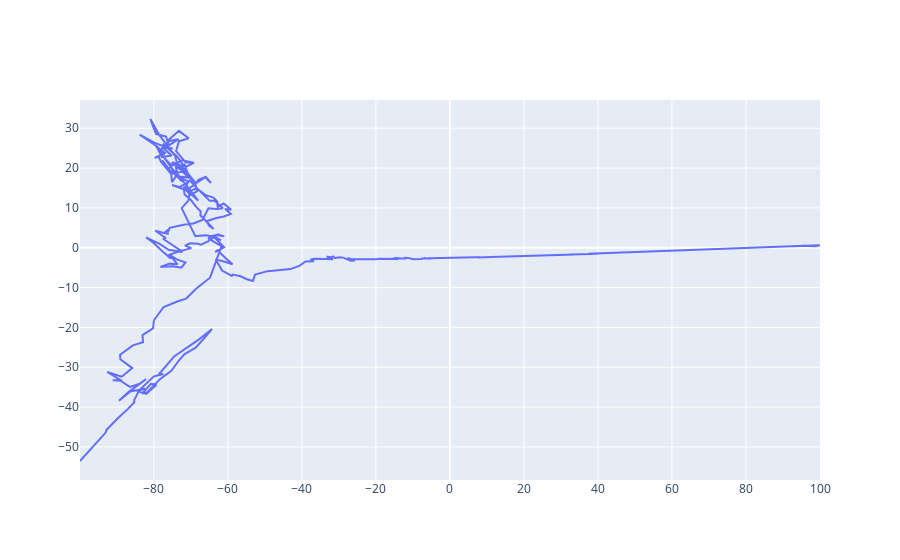

Notebook code for this chart:
### Code cell
line=go.Scatter(x=data['x'],y=data['y'])
#後面加上mode='markers'可以讓線不要連起來
fig=go.Figure(line)
fig.show()

### Figure 1 — Plotly figure (JSON) as saved in the notebook; plotly's stock layout.template omitted (floating-point values rounded to 4 significant figures; data arrays with more than 128 entries replaced by an {"elided": "..."} marker saying what was removed)
{"data": [{"type": "scatter", "x": {"elided": "601 float values"}, "y": {"elided": "601 float values"}}], "layout": {}}
